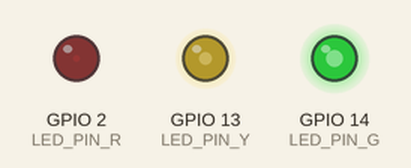
Simulated run of this sketch. Board: ESP32. Shown: output pins drawn as LEDs (lit = HIGH). What the sketch prints to the serial monitor is not drawn.

Above: at 0.05 s.
At 0.6 s:
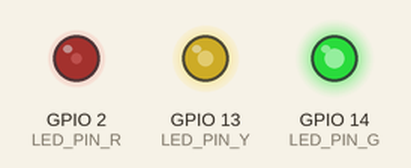
At 1.2 s:
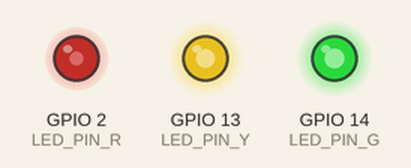
At 2.4 s:
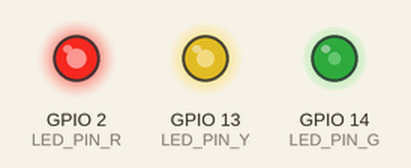
At 3.55 s:
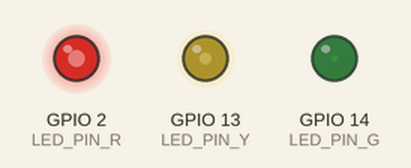
At 4.75 s:
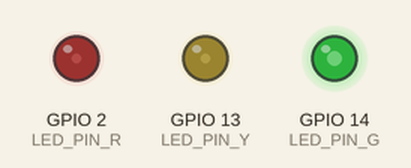
Timing chart, 0 to 6.8 s (numbered marks = the images above):
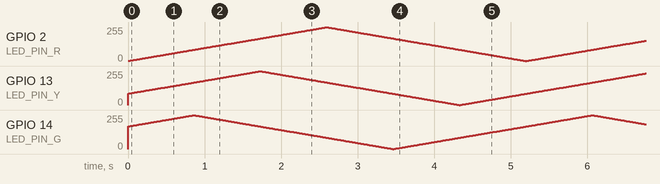

The sketch:

lab01.ino
```cpp
// 定义三个LED引脚（根据你的实际接线修改）
#define LED_PIN_R 2    // 红灯引脚
#define LED_PIN_Y 13   // 黄灯引脚
#define LED_PIN_G 14   // 绿灯引脚

const int freq = 5000;
const int resolution = 8;

// 每个灯的亮度和方向
int duty1 = 0, dir1 = 1;
int duty2 = 85, dir2 = 1;
int duty3 = 170, dir3 = 1;

void setup() {
  Serial.begin(115200); // 初始化串口，解决Serial报错
  // 绑定PWM到引脚
  ledcAttach(LED_PIN_R, freq, resolution);
  ledcAttach(LED_PIN_Y, freq, resolution);
  ledcAttach(LED_PIN_G, freq, resolution);
}

void loop() {
  // 更新灯1（红灯）
  duty1 += dir1;
  if(duty1 >= 255 || duty1 <= 0) dir1 = -dir1;
  ledcWrite(LED_PIN_R, duty1);

  // 更新灯2（黄灯）
  duty2 += dir2;
  if(duty2 >= 255 || duty2 <= 0) dir2 = -dir2;
  ledcWrite(LED_PIN_Y, duty2);

  // 更新灯3（绿灯）
  duty3 += dir3;
  if(duty3 >= 255 || duty3 <= 0) dir3 = -dir3;
  ledcWrite(LED_PIN_G, duty3);

  delay(10); // 控制呼吸速度
  Serial.println("Breathing cycle completed"); // 这句可以删掉，因为现在是持续呼吸，不是一轮一轮
}
```
